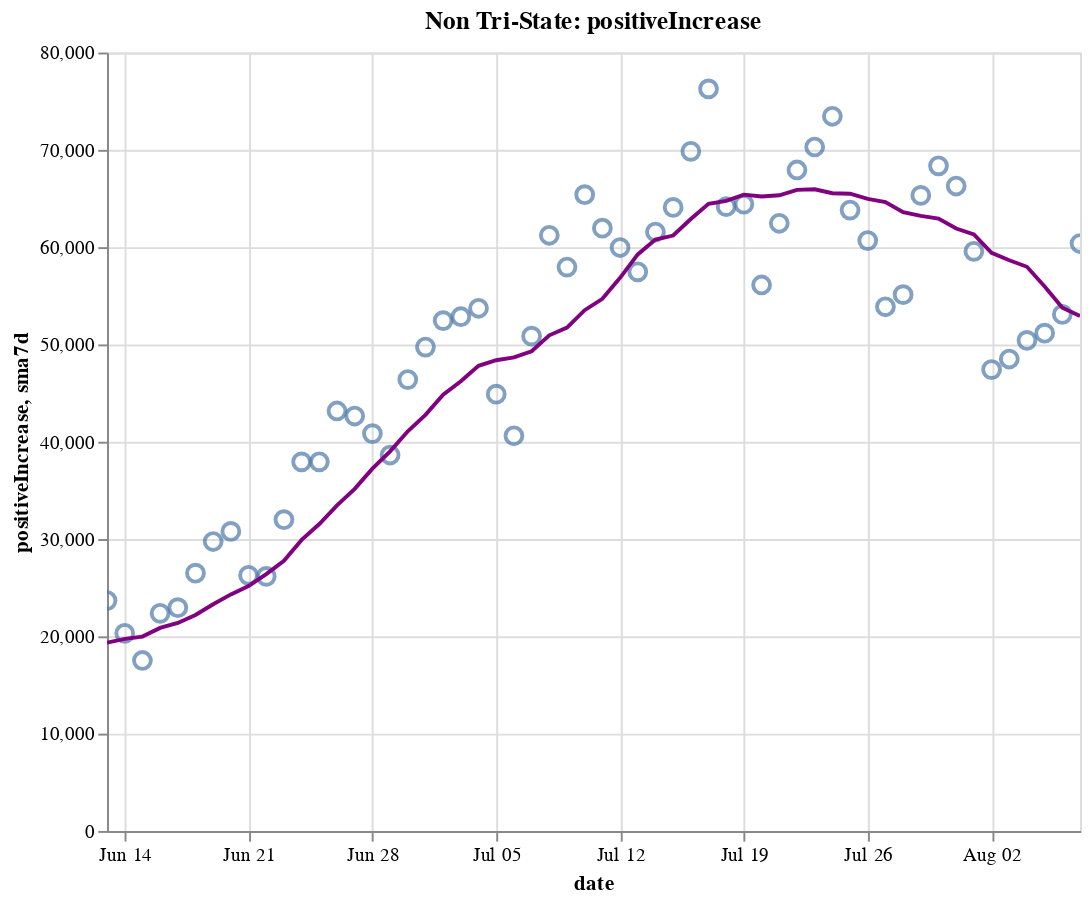

This figure's notebook cell:
### Code cell
create_plot(non_tristate, 'positiveIncrease')

### Figure 1 — Vega-Lite specification as saved in the notebook (floating-point values rounded to 4 significant figures)
{"config": {"view": {"continuousWidth": 400, "continuousHeight": 300}}, "layer": [{"layer": [{"mark": {"type": "point", "size": 75}, "encoding": {"tooltip": [{"type": "temporal", "field": "date"}, {"type": "quantitative", "field": "positiveIncrease"}, {"type": "quantitative", "field": "sma7d"}], "x": {"type": "temporal", "field": "date"}, "y": {"type": "quantitative", "field": "positiveIncrease"}}, "selection": {"selector014": {"type": "interval", "bind": "scales", "encodings": ["x", "y"]}}}, {"mark": {"type": "line", "color": "purple"}, "encoding": {"x": {"type": "temporal", "field": "date"}, "y": {"type": "quantitative", "field": "sma7d"}}}]}, {"mark": {"type": "rule", "color": "#aaa"}, "encoding": {"x": {"type": "temporal", "field": "date"}}, "transform": [{"filter": {"selection": "selector013"}}]}, {"mark": "circle", "encoding": {"opacity": {"condition": {"value": 1, "selection": "selector013"}, "value": 0}, "tooltip": [{"type": "temporal", "field": "date"}, {"type": "quantitative", "field": "positiveIncrease"}, {"type": "quantitative", "field": "sma7d"}], "x": {"type": "temporal", "field": "date"}, "y": {"type": "quantitative", "field": "positiveIncrease"}}, "selection": {"selector013": {"type": "single", "encodings": ["x"], "on": "mouseover", "nearest": true, "empty": "none"}}}, {"mark": {"type": "text", "align": "left", "dx": 5, "dy": -5, "stroke": "white", "strokeWidth": 2}, "encoding": {"text": {"type": "quantitative", "field": "positiveIncrease"}, "tooltip": [{"type": "temporal", "field": "date"}, {"type": "quantitative", "field": "positiveIncrease"}, {"type": "quantitative", "field": "sma7d"}], "x": {"type": "temporal", "field": "date"}, "y": {"type": "quantitative", "field": "positiveIncrease"}}, "transform": [{"filter": {"selection": "selector013"}}]}, {"mark": {"type": "text", "align": "left", "dx": 5, "dy": -5}, "encoding": {"text": {"type": "quantitative", "field": "positiveIncrease"}, "tooltip": [{"type": "temporal", "field": "date"}, {"type": "quantitative", "field": "positiveIncrease"}, {"type": "quantitative", "field": "sma7d"}], "x": {"type": "temporal", "field": "date"}, "y": {"type": "quantitative", "field": "positiveIncrease"}}, "transform": [{"filter": {"selection": "selector013"}}]}], "data": {"name": "data-684170b6b3f0ec4190a781022ed855d5"}, "height": 400, "title": "Non Tri-State: positiveIncrease", "width": 500, "$schema": "https://vega.github.io/schema/vega-lite/v4.8.1.json", "datasets": {"data-684170b6b3f0ec4190a781022ed855d5": [{"date": "2020-06-13T00:00:00", "totalTestResultsIncrease": 397700.0, "positiveIncrease": 23680.0, "death": 67780.0, "deathIncrease": 532.0, "positiveRate": 0.06, "state": "Non Tri-State", "sma7d": 19350.0}, {"date": "2020-06-14T00:00:00", "totalTestResultsIncrease": 396300.0, "positiveIncrease": 20310.0, "death": 68060.0, "deathIncrease": 280.0, "positiveRate": 0.051, "state": "Non Tri-State", "sma7d": 19740.0}, {"date": "2020-06-15T00:00:00", "totalTestResultsIncrease": 352800.0, "positiveIncrease": 17520.0, "death": 68360.0, "deathIncrease": 298.0, "positiveRate": 0.05, "state": "Non Tri-State", "sma7d": 19970.0}, {"date": "2020-06-16T00:00:00", "totalTestResultsIncrease": 381800.0, "positiveIncrease": 22370.0, "death": 69000.0, "deathIncrease": 643.0, "positiveRate": 0.059, "state": "Non Tri-State", "sma7d": 20870.0}, {"date": "2020-06-17T00:00:00", "totalTestResultsIncrease": 405300.0, "positiveIncrease": 22950.0, "death": 69700.0, "deathIncrease": 695.0, "positiveRate": 0.057, "state": "Non Tri-State", "sma7d": 21370.0}, {"date": "2020-06-18T00:00:00", "totalTestResultsIncrease": 416700.0, "positiveIncrease": 26490.0, "death": 70330.0, "deathIncrease": 634.0, "positiveRate": 0.064, "state": "Non Tri-State", "sma7d": 22200.0}, {"date": "2020-06-19T00:00:00", "totalTestResultsIncrease": 460300.0, "positiveIncrease": 29740.0, "death": 70920.0, "deathIncrease": 583.0, "positiveRate": 0.065, "state": "Non Tri-State", "sma7d": 23290.0}, {"date": "2020-06-20T00:00:00", "totalTestResultsIncrease": 462100.0, "positiveIncrease": 30780.0, "death": 71480.0, "deathIncrease": 569.0, "positiveRate": 0.067, "state": "Non Tri-State", "sma7d": 24310.0}, {"date": "2020-06-21T00:00:00", "totalTestResultsIncrease": 415400.0, "positiveIncrease": 26270.0, "death": 71740.0, "deathIncrease": 255.0, "positiveRate": 0.063, "state": "Non Tri-State", "sma7d": 25160.0}, {"date": "2020-06-22T00:00:00", "totalTestResultsIncrease": 381000.0, "positiveIncrease": 26160.0, "death": 71980.0, "deathIncrease": 241.0, "positiveRate": 0.069, "state": "Non Tri-State", "sma7d": 26400.0}, {"date": "2020-06-23T00:00:00", "totalTestResultsIncrease": 428400.0, "positiveIncrease": 31990.0, "death": 72590.0, "deathIncrease": 613.0, "positiveRate": 0.075, "state": "Non Tri-State", "sma7d": 27770.0}, {"date": "2020-06-24T00:00:00", "totalTestResultsIncrease": 445400.0, "positiveIncrease": 37930.0, "death": 73240.0, "deathIncrease": 652.0, "positiveRate": 0.085, "state": "Non Tri-State", "sma7d": 29910.0}, {"date": "2020-06-25T00:00:00", "totalTestResultsIncrease": 540400.0, "positiveIncrease": 37940.0, "death": 73840.0, "deathIncrease": 595.0, "positiveRate": 0.07, "state": "Non Tri-State", "sma7d": 31550.0}, {"date": "2020-06-26T00:00:00", "totalTestResultsIncrease": 506600.0, "positiveIncrease": 43160.0, "death": 74410.0, "deathIncrease": 571.0, "positiveRate": 0.085, "state": "Non Tri-State", "sma7d": 33460.0}, {"date": "2020-06-27T00:00:00", "totalTestResultsIncrease": 496300.0, "positiveIncrease": 42640.0, "death": 74870.0, "deathIncrease": 455.0, "positiveRate": 0.086, "state": "Non Tri-State", "sma7d": 35160.0}, {"date": "2020-06-28T00:00:00", "totalTestResultsIncrease": 495100.0, "positiveIncrease": 40840.0, "death": 75100.0, "deathIncrease": 234.0, "positiveRate": 0.082, "state": "Non Tri-State", "sma7d": 37240.0}, {"date": "2020-06-29T00:00:00", "totalTestResultsIncrease": 562800.0, "positiveIncrease": 38640.0, "death": 75400.0, "deathIncrease": 302.0, "positiveRate": 0.069, "state": "Non Tri-State", "sma7d": 39020.0}, {"date": "2020-06-30T00:00:00", "totalTestResultsIncrease": 542100.0, "positiveIncrease": 46390.0, "death": 75940.0, "deathIncrease": 538.0, "positiveRate": 0.086, "state": "Non Tri-State", "sma7d": 41080.0}, {"date": "2020-07-01T00:00:00", "totalTestResultsIncrease": 544600.0, "positiveIncrease": 49730.0, "death": 76580.0, "deathIncrease": 645.0, "positiveRate": 0.091, "state": "Non Tri-State", "sma7d": 42760.0}, {"date": "2020-07-02T00:00:00", "totalTestResultsIncrease": 561100.0, "positiveIncrease": 52450.0, "death": 77240.0, "deathIncrease": 655.0, "positiveRate": 0.093, "state": "Non Tri-State", "sma7d": 44840.0}, {"date": "2020-07-03T00:00:00", "totalTestResultsIncrease": 623000.0, "positiveIncrease": 52850.0, "death": 77760.0, "deathIncrease": 523.0, "positiveRate": 0.085, "state": "Non Tri-State", "sma7d": 46220.0}, {"date": "2020-07-04T00:00:00", "totalTestResultsIncrease": 556800.0, "positiveIncrease": 53720.0, "death": 78030.0, "deathIncrease": 270.0, "positiveRate": 0.096, "state": "Non Tri-State", "sma7d": 47800.0}, {"date": "2020-07-05T00:00:00", "totalTestResultsIncrease": 567400.0, "positiveIncrease": 44890.0, "death": 78210.0, "deathIncrease": 179.0, "positiveRate": 0.079, "state": "Non Tri-State", "sma7d": 48380.0}, {"date": "2020-07-06T00:00:00", "totalTestResultsIncrease": 426400.0, "positiveIncrease": 40610.0, "death": 78420.0, "deathIncrease": 212.0, "positiveRate": 0.095, "state": "Non Tri-State", "sma7d": 48660.0}, {"date": "2020-07-07T00:00:00", "totalTestResultsIncrease": 559800.0, "positiveIncrease": 50850.0, "death": 79280.0, "deathIncrease": 859.0, "positiveRate": 0.091, "state": "Non Tri-State", "sma7d": 49300.0}, {"date": "2020-07-08T00:00:00", "totalTestResultsIncrease": 545600.0, "positiveIncrease": 61220.0, "death": 80010.0, "deathIncrease": 730.0, "positiveRate": 0.112, "state": "Non Tri-State", "sma7d": 50940.0}, {"date": "2020-07-09T00:00:00", "totalTestResultsIncrease": 603500.0, "positiveIncrease": 57950.0, "death": 80840.0, "deathIncrease": 822.0, "positiveRate": 0.096, "state": "Non Tri-State", "sma7d": 51730.0}, {"date": "2020-07-10T00:00:00", "totalTestResultsIncrease": 713500.0, "positiveIncrease": 65390.0, "death": 81650.0, "deathIncrease": 814.0, "positiveRate": 0.092, "state": "Non Tri-State", "sma7d": 53520.0}, {"date": "2020-07-11T00:00:00", "totalTestResultsIncrease": 591200.0, "positiveIncrease": 61950.0, "death": 82350.0, "deathIncrease": 705.0, "positiveRate": 0.105, "state": "Non Tri-State", "sma7d": 54690.0}, {"date": "2020-07-12T00:00:00", "totalTestResultsIncrease": 640600.0, "positiveIncrease": 59960.0, "death": 82810.0, "deathIncrease": 455.0, "positiveRate": 0.094, "state": "Non Tri-State", "sma7d": 56850.0}, {"date": "2020-07-13T00:00:00", "totalTestResultsIncrease": 624500.0, "positiveIncrease": 57460.0, "death": 83080.0, "deathIncrease": 275.0, "positiveRate": 0.092, "state": "Non Tri-State", "sma7d": 59260.0}, {"date": "2020-07-14T00:00:00", "totalTestResultsIncrease": 676900.0, "positiveIncrease": 61550.0, "death": 83790.0, "deathIncrease": 708.0, "positiveRate": 0.091, "state": "Non Tri-State", "sma7d": 60780.0}, {"date": "2020-07-15T00:00:00", "totalTestResultsIncrease": 665700.0, "positiveIncrease": 64080.0, "death": 84610.0, "deathIncrease": 816.0, "positiveRate": 0.096, "state": "Non Tri-State", "sma7d": 61190.0}, {"date": "2020-07-16T00:00:00", "totalTestResultsIncrease": 722900.0, "positiveIncrease": 69850.0, "death": 85500.0, "deathIncrease": 896.0, "positiveRate": 0.097, "state": "Non Tri-State", "sma7d": 62890.0}, {"date": "2020-07-17T00:00:00", "totalTestResultsIncrease": 750100.0, "positiveIncrease": 76260.0, "death": 86420.0, "deathIncrease": 915.0, "positiveRate": 0.102, "state": "Non Tri-State", "sma7d": 64450.0}, {"date": "2020-07-18T00:00:00", "totalTestResultsIncrease": 679400.0, "positiveIncrease": 64160.0, "death": 87260.0, "deathIncrease": 846.0, "positiveRate": 0.094, "state": "Non Tri-State", "sma7d": 64760.0}, {"date": "2020-07-19T00:00:00", "totalTestResultsIncrease": 715500.0, "positiveIncrease": 64410.0, "death": 87770.0, "deathIncrease": 506.0, "positiveRate": 0.09, "state": "Non Tri-State", "sma7d": 65400.0}, {"date": "2020-07-20T00:00:00", "totalTestResultsIncrease": 644300.0, "positiveIncrease": 56110.0, "death": 88110.0, "deathIncrease": 335.0, "positiveRate": 0.087, "state": "Non Tri-State", "sma7d": 65200.0}, {"date": "2020-07-21T00:00:00", "totalTestResultsIncrease": 669000.0, "positiveIncrease": 62450.0, "death": 89120.0, "deathIncrease": 1014.0, "positiveRate": 0.093, "state": "Non Tri-State", "sma7d": 65330.0}, {"date": "2020-07-22T00:00:00", "totalTestResultsIncrease": 693300.0, "positiveIncrease": 67930.0, "death": 90260.0, "deathIncrease": 1137.0, "positiveRate": 0.098, "state": "Non Tri-State", "sma7d": 65880.0}, {"date": "2020-07-23T00:00:00", "totalTestResultsIncrease": 738700.0, "positiveIncrease": 70290.0, "death": 91270.0, "deathIncrease": 1015.0, "positiveRate": 0.095, "state": "Non Tri-State", "sma7d": 65950.0}, {"date": "2020-07-24T00:00:00", "totalTestResultsIncrease": 797200.0, "positiveIncrease": 73450.0, "death": 92400.0, "deathIncrease": 1129.0, "positiveRate": 0.092, "state": "Non Tri-State", "sma7d": 65540.0}, {"date": "2020-07-25T00:00:00", "totalTestResultsIncrease": 712400.0, "positiveIncrease": 63810.0, "death": 93400.0, "deathIncrease": 999.0, "positiveRate": 0.09, "state": "Non Tri-State", "sma7d": 65490.0}, {"date": "2020-07-26T00:00:00", "totalTestResultsIncrease": 737100.0, "positiveIncrease": 60670.0, "death": 93940.0, "deathIncrease": 544.0, "positiveRate": 0.082, "state": "Non Tri-State", "sma7d": 64960.0}, {"date": "2020-07-27T00:00:00", "totalTestResultsIncrease": 641000.0, "positiveIncrease": 53870.0, "death": 94970.0, "deathIncrease": 1026.0, "positiveRate": 0.084, "state": "Non Tri-State", "sma7d": 64640.0}, {"date": "2020-07-28T00:00:00", "totalTestResultsIncrease": 670000.0, "positiveIncrease": 55120.0, "death": 96060.0, "deathIncrease": 1086.0, "positiveRate": 0.082, "state": "Non Tri-State", "sma7d": 63590.0}, {"date": "2020-07-29T00:00:00", "totalTestResultsIncrease": 719600.0, "positiveIncrease": 65320.0, "death": 97520.0, "deathIncrease": 1466.0, "positiveRate": 0.091, "state": "Non Tri-State", "sma7d": 63220.0}, {"date": "2020-07-30T00:00:00", "totalTestResultsIncrease": 702500.0, "positiveIncrease": 68360.0, "death": 98750.0, "deathIncrease": 1229.0, "positiveRate": 0.097, "state": "Non Tri-State", "sma7d": 62940.0}, {"date": "2020-07-31T00:00:00", "totalTestResultsIncrease": 605100.0, "positiveIncrease": 66280.0, "death": 100000.0, "deathIncrease": 1295.0, "positiveRate": 0.11, "state": "Non Tri-State", "sma7d": 61920.0}, {"date": "2020-08-01T00:00:00", "totalTestResultsIncrease": 642900.0, "positiveIncrease": 59570.0, "death": 101200.0, "deathIncrease": 1164.0, "positiveRate": 0.093, "state": "Non Tri-State", "sma7d": 61310.0}, {"date": "2020-08-02T00:00:00", "totalTestResultsIncrease": 605000.0, "positiveIncrease": 47410.0, "death": 101700.0, "deathIncrease": 486.0, "positiveRate": 0.078, "state": "Non Tri-State", "sma7d": 59420.0}, {"date": "2020-08-03T00:00:00", "totalTestResultsIncrease": 626000.0, "positiveIncrease": 48500.0, "death": 102200.0, "deathIncrease": 502.0, "positiveRate": 0.077, "state": "Non Tri-State", "sma7d": 58650.0}, {"date": "2020-08-04T00:00:00", "totalTestResultsIncrease": 617100.0, "positiveIncrease": 50420.0, "death": 103400.0, "deathIncrease": 1162.0, "positiveRate": 0.082, "state": "Non Tri-State", "sma7d": 57980.0}, {"date": "2020-08-05T00:00:00", "totalTestResultsIncrease": 574900.0, "positiveIncrease": 51160.0, "death": 104800.0, "deathIncrease": 1414.0, "positiveRate": 0.089, "state": "Non Tri-State", "sma7d": 55960.0}, {"date": "2020-08-06T00:00:00", "totalTestResultsIncrease": 607100.0, "positiveIncrease": 53090.0, "death": 106000.0, "deathIncrease": 1238.0, "positiveRate": 0.087, "state": "Non Tri-State", "sma7d": 53780.0}, {"date": "2020-08-07T00:00:00", "totalTestResultsIncrease": 662600.0, "positiveIncrease": 60370.0, "death": 107300.0, "deathIncrease": 1313.0, "positiveRate": 0.091, "state": "Non Tri-State", "sma7d": 52930.0}]}}
